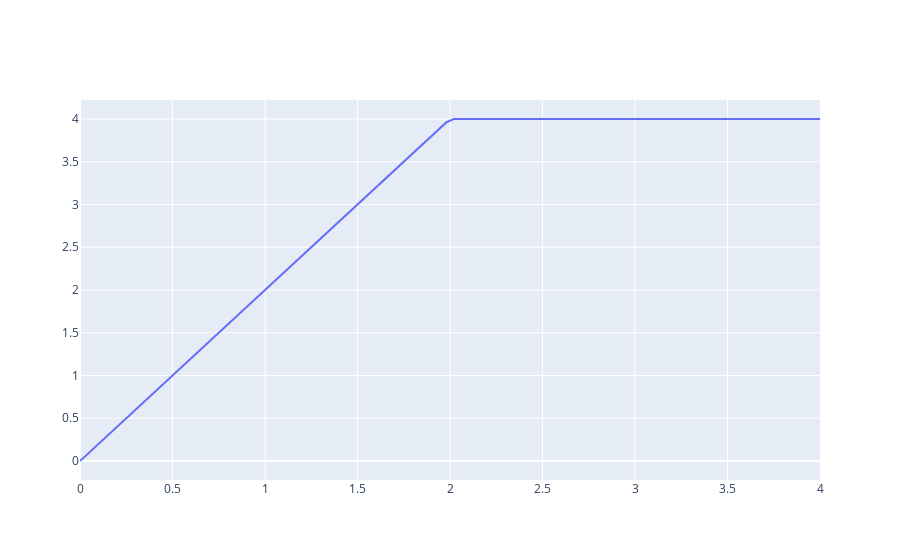

The code cell stored with this chart in its notebook:
### Code cell
x=np.linspace(0, 4, 100)
go.Figure(go.Scatter(x=x, y=f1(x)))
